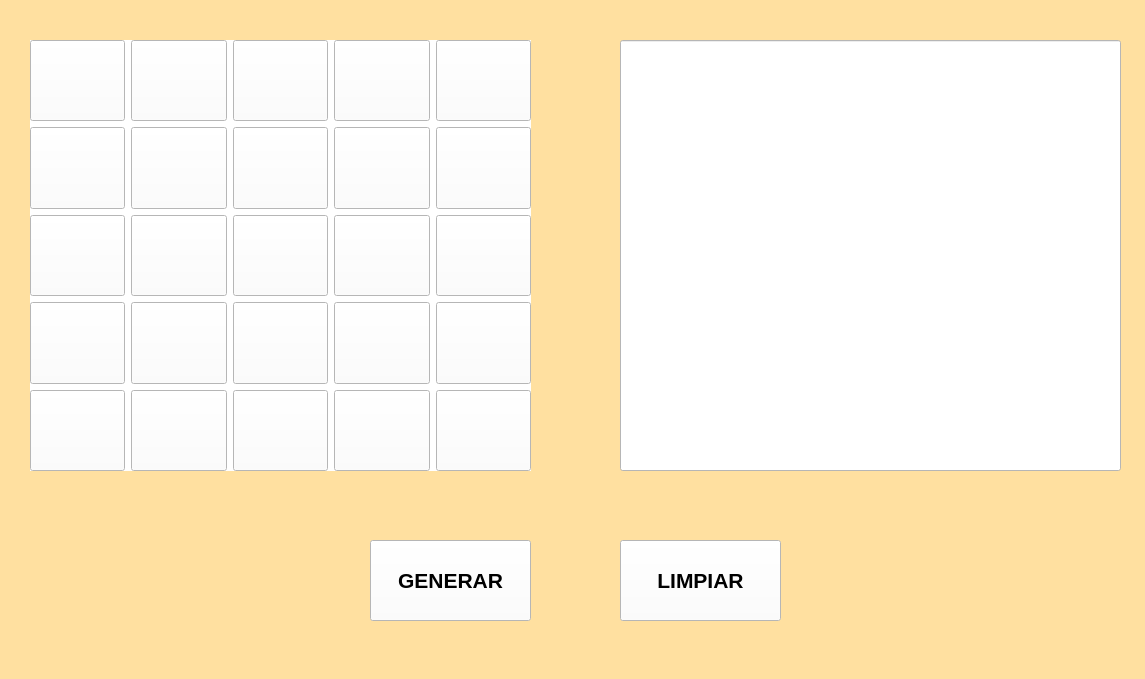
<?xml version="1.0" encoding="UTF-8"?>
<ui version="4.0">
 <class>MainWindow</class>
 <widget class="QMainWindow" name="MainWindow">
  <property name="geometry">
   <rect>
    <x>0</x>
    <y>0</y>
    <width>1145</width>
    <height>679</height>
   </rect>
  </property>
  <property name="font">
   <font>
    <pointsize>22</pointsize>
   </font>
  </property>
  <property name="windowTitle">
   <string>MainWindow</string>
  </property>
  <property name="autoFillBackground">
   <bool>false</bool>
  </property>
  <property name="styleSheet">
   <string notr="true">background-color: rgb(255, 224, 160);</string>
  </property>
  <widget class="QWidget" name="centralwidget">
   <widget class="QWidget" name="gridLayoutWidget">
    <property name="geometry">
     <rect>
      <x>30</x>
      <y>40</y>
      <width>501</width>
      <height>431</height>
     </rect>
    </property>
    <property name="styleSheet">
     <string notr="true">background-color: rgb(255, 255, 255);</string>
    </property>
    <layout class="QGridLayout" name="gridLayout">
     <property name="sizeConstraint">
      <enum>QLayout::SetDefaultConstraint</enum>
     </property>
     <property name="leftMargin">
      <number>0</number>
     </property>
     <property name="bottomMargin">
      <number>0</number>
     </property>
     <property name="verticalSpacing">
      <number>6</number>
     </property>
     <item row="4" column="4">
      <widget class="QPushButton" name="pushButton_25">
       <property name="sizePolicy">
        <sizepolicy hsizetype="Expanding" vsizetype="Expanding">
         <horstretch>0</horstretch>
         <verstretch>0</verstretch>
        </sizepolicy>
       </property>
       <property name="font">
        <font>
         <pointsize>10</pointsize>
        </font>
       </property>
       <property name="layoutDirection">
        <enum>Qt::LeftToRight</enum>
       </property>
       <property name="autoFillBackground">
        <bool>false</bool>
       </property>
       <property name="styleSheet">
        <string notr="true">background-color: rgb(255, 255, 255);</string>
       </property>
       <property name="text">
        <string/>
       </property>
      </widget>
     </item>
     <item row="4" column="3">
      <widget class="QPushButton" name="pushButton_24">
       <property name="sizePolicy">
        <sizepolicy hsizetype="Expanding" vsizetype="Expanding">
         <horstretch>0</horstretch>
         <verstretch>0</verstretch>
        </sizepolicy>
       </property>
       <property name="font">
        <font>
         <pointsize>10</pointsize>
        </font>
       </property>
       <property name="styleSheet">
        <string notr="true">background-color: rgb(255, 255, 255);</string>
       </property>
       <property name="text">
        <string/>
       </property>
      </widget>
     </item>
     <item row="0" column="0">
      <widget class="QPushButton" name="pushButton">
       <property name="enabled">
        <bool>true</bool>
       </property>
       <property name="sizePolicy">
        <sizepolicy hsizetype="Expanding" vsizetype="Expanding">
         <horstretch>0</horstretch>
         <verstretch>0</verstretch>
        </sizepolicy>
       </property>
       <property name="font">
        <font>
         <pointsize>10</pointsize>
        </font>
       </property>
       <property name="styleSheet">
        <string notr="true">background-color: rgb(255, 255, 255);</string>
       </property>
       <property name="text">
        <string/>
       </property>
      </widget>
     </item>
     <item row="2" column="3">
      <widget class="QPushButton" name="pushButton_14">
       <property name="sizePolicy">
        <sizepolicy hsizetype="Expanding" vsizetype="Expanding">
         <horstretch>0</horstretch>
         <verstretch>0</verstretch>
        </sizepolicy>
       </property>
       <property name="font">
        <font>
         <pointsize>10</pointsize>
        </font>
       </property>
       <property name="styleSheet">
        <string notr="true">background-color: rgb(255, 255, 255);</string>
       </property>
       <property name="text">
        <string/>
       </property>
      </widget>
     </item>
     <item row="2" column="4">
      <widget class="QPushButton" name="pushButton_15">
       <property name="sizePolicy">
        <sizepolicy hsizetype="Expanding" vsizetype="Expanding">
         <horstretch>0</horstretch>
         <verstretch>0</verstretch>
        </sizepolicy>
       </property>
       <property name="font">
        <font>
         <pointsize>10</pointsize>
        </font>
       </property>
       <property name="styleSheet">
        <string notr="true">background-color: rgb(255, 255, 255);</string>
       </property>
       <property name="text">
        <string/>
       </property>
      </widget>
     </item>
     <item row="3" column="0">
      <widget class="QPushButton" name="pushButton_16">
       <property name="sizePolicy">
        <sizepolicy hsizetype="Expanding" vsizetype="Expanding">
         <horstretch>0</horstretch>
         <verstretch>0</verstretch>
        </sizepolicy>
       </property>
       <property name="font">
        <font>
         <pointsize>10</pointsize>
        </font>
       </property>
       <property name="styleSheet">
        <string notr="true">background-color: rgb(255, 255, 255);</string>
       </property>
       <property name="text">
        <string/>
       </property>
      </widget>
     </item>
     <item row="1" column="0">
      <widget class="QPushButton" name="pushButton_6">
       <property name="sizePolicy">
        <sizepolicy hsizetype="Expanding" vsizetype="Expanding">
         <horstretch>0</horstretch>
         <verstretch>0</verstretch>
        </sizepolicy>
       </property>
       <property name="font">
        <font>
         <pointsize>10</pointsize>
        </font>
       </property>
       <property name="styleSheet">
        <string notr="true">background-color: rgb(255, 255, 255);</string>
       </property>
       <property name="text">
        <string/>
       </property>
      </widget>
     </item>
     <item row="0" column="4">
      <widget class="QPushButton" name="pushButton_5">
       <property name="sizePolicy">
        <sizepolicy hsizetype="Expanding" vsizetype="Expanding">
         <horstretch>0</horstretch>
         <verstretch>0</verstretch>
        </sizepolicy>
       </property>
       <property name="font">
        <font>
         <pointsize>10</pointsize>
        </font>
       </property>
       <property name="styleSheet">
        <string notr="true">background-color: rgb(255, 255, 255);</string>
       </property>
       <property name="text">
        <string/>
       </property>
      </widget>
     </item>
     <item row="0" column="1">
      <widget class="QPushButton" name="pushButton_2">
       <property name="sizePolicy">
        <sizepolicy hsizetype="Expanding" vsizetype="Expanding">
         <horstretch>0</horstretch>
         <verstretch>0</verstretch>
        </sizepolicy>
       </property>
       <property name="font">
        <font>
         <pointsize>10</pointsize>
        </font>
       </property>
       <property name="styleSheet">
        <string notr="true">background-color: rgb(255, 255, 255);</string>
       </property>
       <property name="text">
        <string/>
       </property>
      </widget>
     </item>
     <item row="1" column="3">
      <widget class="QPushButton" name="pushButton_9">
       <property name="sizePolicy">
        <sizepolicy hsizetype="Expanding" vsizetype="Expanding">
         <horstretch>0</horstretch>
         <verstretch>0</verstretch>
        </sizepolicy>
       </property>
       <property name="font">
        <font>
         <pointsize>10</pointsize>
        </font>
       </property>
       <property name="styleSheet">
        <string notr="true">background-color: rgb(255, 255, 255);</string>
       </property>
       <property name="text">
        <string/>
       </property>
      </widget>
     </item>
     <item row="1" column="2">
      <widget class="QPushButton" name="pushButton_8">
       <property name="sizePolicy">
        <sizepolicy hsizetype="Expanding" vsizetype="Expanding">
         <horstretch>0</horstretch>
         <verstretch>0</verstretch>
        </sizepolicy>
       </property>
       <property name="font">
        <font>
         <pointsize>10</pointsize>
        </font>
       </property>
       <property name="styleSheet">
        <string notr="true">background-color: rgb(255, 255, 255);</string>
       </property>
       <property name="text">
        <string/>
       </property>
      </widget>
     </item>
     <item row="2" column="0">
      <widget class="QPushButton" name="pushButton_11">
       <property name="sizePolicy">
        <sizepolicy hsizetype="Expanding" vsizetype="Expanding">
         <horstretch>0</horstretch>
         <verstretch>0</verstretch>
        </sizepolicy>
       </property>
       <property name="font">
        <font>
         <pointsize>10</pointsize>
        </font>
       </property>
       <property name="styleSheet">
        <string notr="true">background-color: rgb(255, 255, 255);</string>
       </property>
       <property name="text">
        <string/>
       </property>
      </widget>
     </item>
     <item row="3" column="2">
      <widget class="QPushButton" name="pushButton_18">
       <property name="sizePolicy">
        <sizepolicy hsizetype="Expanding" vsizetype="Expanding">
         <horstretch>0</horstretch>
         <verstretch>0</verstretch>
        </sizepolicy>
       </property>
       <property name="font">
        <font>
         <pointsize>10</pointsize>
        </font>
       </property>
       <property name="styleSheet">
        <string notr="true">background-color: rgb(255, 255, 255);</string>
       </property>
       <property name="text">
        <string/>
       </property>
      </widget>
     </item>
     <item row="3" column="3">
      <widget class="QPushButton" name="pushButton_19">
       <property name="sizePolicy">
        <sizepolicy hsizetype="Expanding" vsizetype="Expanding">
         <horstretch>0</horstretch>
         <verstretch>0</verstretch>
        </sizepolicy>
       </property>
       <property name="font">
        <font>
         <pointsize>10</pointsize>
        </font>
       </property>
       <property name="styleSheet">
        <string notr="true">background-color: rgb(255, 255, 255);</string>
       </property>
       <property name="text">
        <string/>
       </property>
      </widget>
     </item>
     <item row="3" column="1">
      <widget class="QPushButton" name="pushButton_17">
       <property name="sizePolicy">
        <sizepolicy hsizetype="Expanding" vsizetype="Expanding">
         <horstretch>0</horstretch>
         <verstretch>0</verstretch>
        </sizepolicy>
       </property>
       <property name="font">
        <font>
         <pointsize>10</pointsize>
        </font>
       </property>
       <property name="styleSheet">
        <string notr="true">background-color: rgb(255, 255, 255);</string>
       </property>
       <property name="text">
        <string/>
       </property>
      </widget>
     </item>
     <item row="2" column="2">
      <widget class="QPushButton" name="pushButton_13">
       <property name="sizePolicy">
        <sizepolicy hsizetype="Expanding" vsizetype="Expanding">
         <horstretch>0</horstretch>
         <verstretch>0</verstretch>
        </sizepolicy>
       </property>
       <property name="font">
        <font>
         <pointsize>10</pointsize>
        </font>
       </property>
       <property name="styleSheet">
        <string notr="true">background-color: rgb(255, 255, 255);</string>
       </property>
       <property name="text">
        <string/>
       </property>
      </widget>
     </item>
     <item row="1" column="1">
      <widget class="QPushButton" name="pushButton_7">
       <property name="sizePolicy">
        <sizepolicy hsizetype="Expanding" vsizetype="Expanding">
         <horstretch>0</horstretch>
         <verstretch>0</verstretch>
        </sizepolicy>
       </property>
       <property name="font">
        <font>
         <pointsize>10</pointsize>
        </font>
       </property>
       <property name="styleSheet">
        <string notr="true">background-color: rgb(255, 255, 255);</string>
       </property>
       <property name="text">
        <string/>
       </property>
      </widget>
     </item>
     <item row="2" column="1">
      <widget class="QPushButton" name="pushButton_12">
       <property name="sizePolicy">
        <sizepolicy hsizetype="Expanding" vsizetype="Expanding">
         <horstretch>0</horstretch>
         <verstretch>0</verstretch>
        </sizepolicy>
       </property>
       <property name="font">
        <font>
         <pointsize>10</pointsize>
        </font>
       </property>
       <property name="styleSheet">
        <string notr="true">background-color: rgb(255, 255, 255);</string>
       </property>
       <property name="text">
        <string/>
       </property>
      </widget>
     </item>
     <item row="4" column="1">
      <widget class="QPushButton" name="pushButton_22">
       <property name="sizePolicy">
        <sizepolicy hsizetype="Expanding" vsizetype="Expanding">
         <horstretch>0</horstretch>
         <verstretch>0</verstretch>
        </sizepolicy>
       </property>
       <property name="font">
        <font>
         <pointsize>10</pointsize>
        </font>
       </property>
       <property name="styleSheet">
        <string notr="true">background-color: rgb(255, 255, 255);</string>
       </property>
       <property name="text">
        <string/>
       </property>
      </widget>
     </item>
     <item row="4" column="0">
      <widget class="QPushButton" name="pushButton_21">
       <property name="sizePolicy">
        <sizepolicy hsizetype="Expanding" vsizetype="Expanding">
         <horstretch>0</horstretch>
         <verstretch>0</verstretch>
        </sizepolicy>
       </property>
       <property name="font">
        <font>
         <pointsize>10</pointsize>
        </font>
       </property>
       <property name="styleSheet">
        <string notr="true">background-color: rgb(255, 255, 255);</string>
       </property>
       <property name="text">
        <string/>
       </property>
      </widget>
     </item>
     <item row="4" column="2">
      <widget class="QPushButton" name="pushButton_23">
       <property name="sizePolicy">
        <sizepolicy hsizetype="Expanding" vsizetype="Expanding">
         <horstretch>0</horstretch>
         <verstretch>0</verstretch>
        </sizepolicy>
       </property>
       <property name="font">
        <font>
         <pointsize>10</pointsize>
        </font>
       </property>
       <property name="styleSheet">
        <string notr="true">background-color: rgb(255, 255, 255);</string>
       </property>
       <property name="text">
        <string/>
       </property>
      </widget>
     </item>
     <item row="1" column="4">
      <widget class="QPushButton" name="pushButton_10">
       <property name="sizePolicy">
        <sizepolicy hsizetype="Expanding" vsizetype="Expanding">
         <horstretch>0</horstretch>
         <verstretch>0</verstretch>
        </sizepolicy>
       </property>
       <property name="font">
        <font>
         <pointsize>10</pointsize>
        </font>
       </property>
       <property name="styleSheet">
        <string notr="true">background-color: rgb(255, 255, 255);</string>
       </property>
       <property name="text">
        <string/>
       </property>
      </widget>
     </item>
     <item row="3" column="4">
      <widget class="QPushButton" name="pushButton_20">
       <property name="sizePolicy">
        <sizepolicy hsizetype="Expanding" vsizetype="Expanding">
         <horstretch>0</horstretch>
         <verstretch>0</verstretch>
        </sizepolicy>
       </property>
       <property name="font">
        <font>
         <pointsize>10</pointsize>
        </font>
       </property>
       <property name="styleSheet">
        <string notr="true">background-color: rgb(255, 255, 255);</string>
       </property>
       <property name="text">
        <string/>
       </property>
      </widget>
     </item>
     <item row="0" column="2">
      <widget class="QPushButton" name="pushButton_3">
       <property name="sizePolicy">
        <sizepolicy hsizetype="Expanding" vsizetype="Expanding">
         <horstretch>0</horstretch>
         <verstretch>0</verstretch>
        </sizepolicy>
       </property>
       <property name="font">
        <font>
         <pointsize>10</pointsize>
        </font>
       </property>
       <property name="styleSheet">
        <string notr="true">background-color: rgb(255, 255, 255);</string>
       </property>
       <property name="text">
        <string/>
       </property>
      </widget>
     </item>
     <item row="0" column="3">
      <widget class="QPushButton" name="pushButton_4">
       <property name="sizePolicy">
        <sizepolicy hsizetype="Expanding" vsizetype="Expanding">
         <horstretch>0</horstretch>
         <verstretch>0</verstretch>
        </sizepolicy>
       </property>
       <property name="font">
        <font>
         <pointsize>10</pointsize>
        </font>
       </property>
       <property name="styleSheet">
        <string notr="true">background-color: rgb(255, 255, 255);
</string>
       </property>
       <property name="text">
        <string/>
       </property>
      </widget>
     </item>
    </layout>
   </widget>
   <widget class="QPushButton" name="btn_limpiar">
    <property name="geometry">
     <rect>
      <x>620</x>
      <y>540</y>
      <width>161</width>
      <height>81</height>
     </rect>
    </property>
    <property name="font">
     <font>
      <pointsize>16</pointsize>
      <weight>75</weight>
      <bold>true</bold>
     </font>
    </property>
    <property name="styleSheet">
     <string notr="true">background-color: rgb(255, 255, 255);</string>
    </property>
    <property name="text">
     <string>LIMPIAR</string>
    </property>
   </widget>
   <widget class="QPushButton" name="btn_generar">
    <property name="geometry">
     <rect>
      <x>370</x>
      <y>540</y>
      <width>161</width>
      <height>81</height>
     </rect>
    </property>
    <property name="font">
     <font>
      <pointsize>16</pointsize>
      <weight>75</weight>
      <bold>true</bold>
     </font>
    </property>
    <property name="styleSheet">
     <string notr="true">background-color: rgb(255, 255, 255);</string>
    </property>
    <property name="text">
     <string>GENERAR</string>
    </property>
   </widget>
   <widget class="QLineEdit" name="lineEdit">
    <property name="enabled">
     <bool>false</bool>
    </property>
    <property name="geometry">
     <rect>
      <x>620</x>
      <y>40</y>
      <width>501</width>
      <height>431</height>
     </rect>
    </property>
    <property name="font">
     <font>
      <pointsize>200</pointsize>
     </font>
    </property>
    <property name="styleSheet">
     <string notr="true">background-color: rgb(255, 255, 255);</string>
    </property>
    <property name="text">
     <string/>
    </property>
    <property name="alignment">
     <set>Qt::AlignCenter</set>
    </property>
   </widget>
  </widget>
  <widget class="QMenuBar" name="menubar">
   <property name="geometry">
    <rect>
     <x>0</x>
     <y>0</y>
     <width>1145</width>
     <height>21</height>
    </rect>
   </property>
  </widget>
  <widget class="QStatusBar" name="statusbar"/>
 </widget>
 <resources/>
 <connections/>
</ui>
